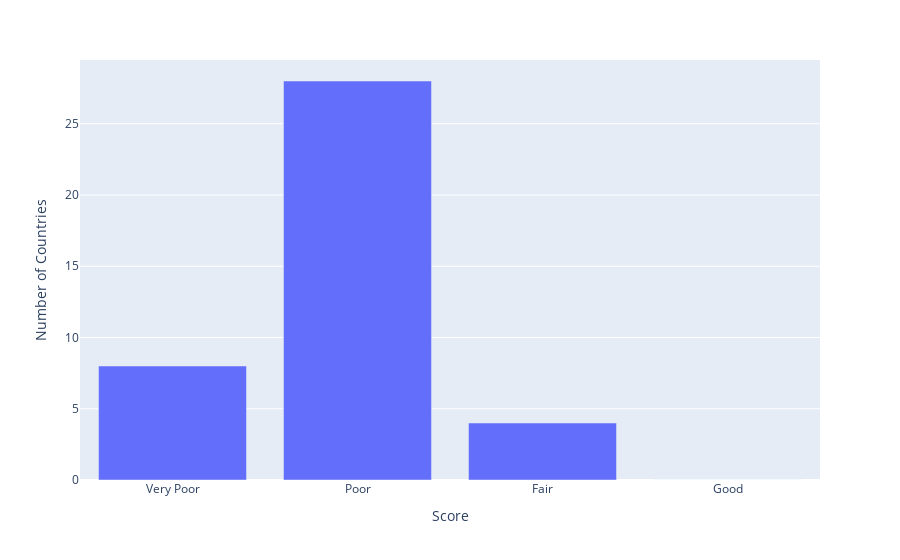

This figure's notebook cell:
### Code cell
import plotly.express as px
filtered_df = accessibilityDf[accessibilityDf.index != 'No data']
fig = px.bar(filtered_df, x=filtered_df.index, y=filtered_df.values)
fig.update_layout(
    xaxis_title='Score',
    yaxis_title='Number of Countries',
)
fig.show()

### Figure 1 — Plotly figure (JSON) as saved in the notebook; plotly's stock layout.template omitted (floating-point values rounded to 4 significant figures)
{"data": [{"alignmentgroup": "True", "hovertemplate": "Data accessibility score=%{x}<br>y=%{y}<extra></extra>", "legendgroup": "", "marker": {"color": "#636efa", "pattern": {"shape": ""}}, "name": "", "offsetgroup": "", "orientation": "v", "showlegend": false, "textposition": "auto", "type": "bar", "x": ["Very Poor", "Poor", "Fair", "Good"], "xaxis": "x", "y": [8, 28, 4, 0], "yaxis": "y"}], "layout": {"barmode": "relative", "legend": {"tracegroupgap": 0}, "margin": {"t": 60}, "xaxis": {"anchor": "y", "domain": [0, 1], "title": {"text": "Score"}}, "yaxis": {"anchor": "x", "domain": [0, 1], "title": {"text": "Number of Countries"}}}}
